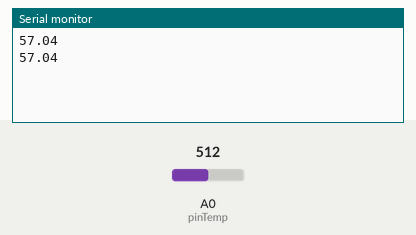
Bench run of a sketch on a simulated Arduino Uno, built with avr-gcc and run on an emulated ATmega328P. On the bench: the last lines printed to the serial monitor. The test bench sets the inputs (shaded band); at power-on: A0 (pinTemp) = 512.

Above: at 1.8 s.
1.9 s: A0 (pinTemp) set to 716
At 2.8 s:
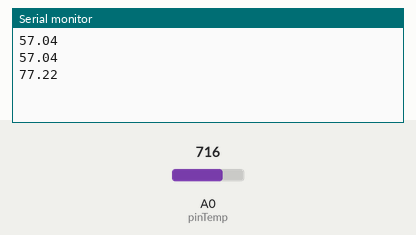
3.4 s: A0 (pinTemp) set to 900
At 4.8 s:
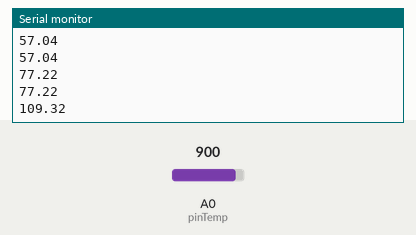
Timing chart, 0 to 6.4 s (numbered marks = the images above; inputs shaded):
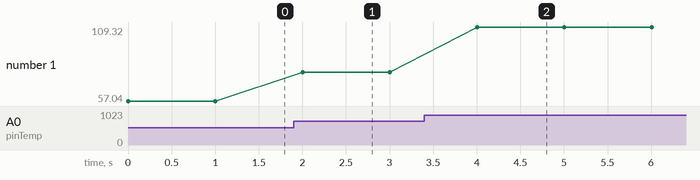

Measured:
- after the input at 1.9 s, the serial monitor: prints a new line after 0.10 s (image 1)
- after the input at 3.4 s, the serial monitor: prints a new line after 0.60 s (image 2)
- plotted number 1: 57.04 → 77.22 after the input at 1.9 s, 77.22 → 109.32 after the input at 3.4 s

The sketch:

Grove_Temperature_Sensor.ino
```cpp
// Demo of Grove - Starter Kit V2.0

// Reads the value of the Grove - Temperature Sensor, converts it to a Celsius temperature,
// and prints it to the serial console.
// Connect the Grove - Temperature Sensor to the socket marked A0
// Open the Serial Monitor in the Arduino IDE after uploading

// Define the pin to which the temperature sensor is connected.
const int pinTemp = A0;

// Define the B-value of the thermistor.
// This value is a property of the thermistor used in the Grove - Temperature Sensor,
// and used to convert from the analog value it measures and a temperature value.
const int B = 3975;

void setup()
{
    // Configure the serial communication line at 9600 baud (bits per second.)
    Serial.begin(9600);
}

void loop()
{
    // Get the (raw) value of the temperature sensor.
    int val = analogRead(pinTemp);

    // Determine the current resistance of the thermistor based on the sensor value.
    float resistance = (float)(1023-val)*10000/val;

    // Calculate the temperature based on the resistance value.
    float temperature = 1/(log(resistance/10000)/B+1/298.15)-273.15;

    temperature = 9/5*temperature+32;

    // Print the temperature to the serial console.
    Serial.println(temperature);

    // Wait one second between measurements.
    delay(1000);
}
```
